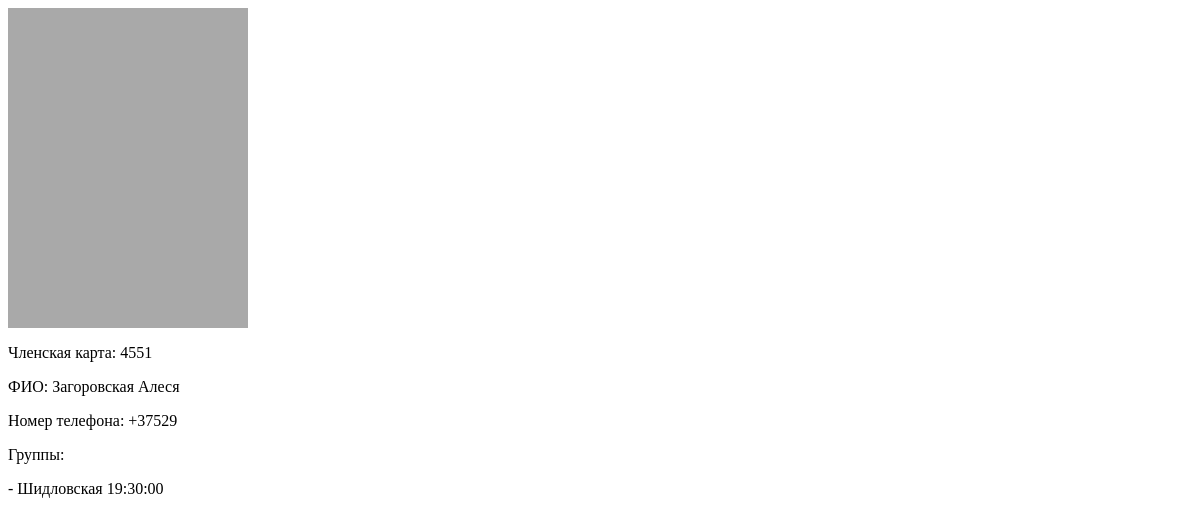
The app's page /client/2, older data.
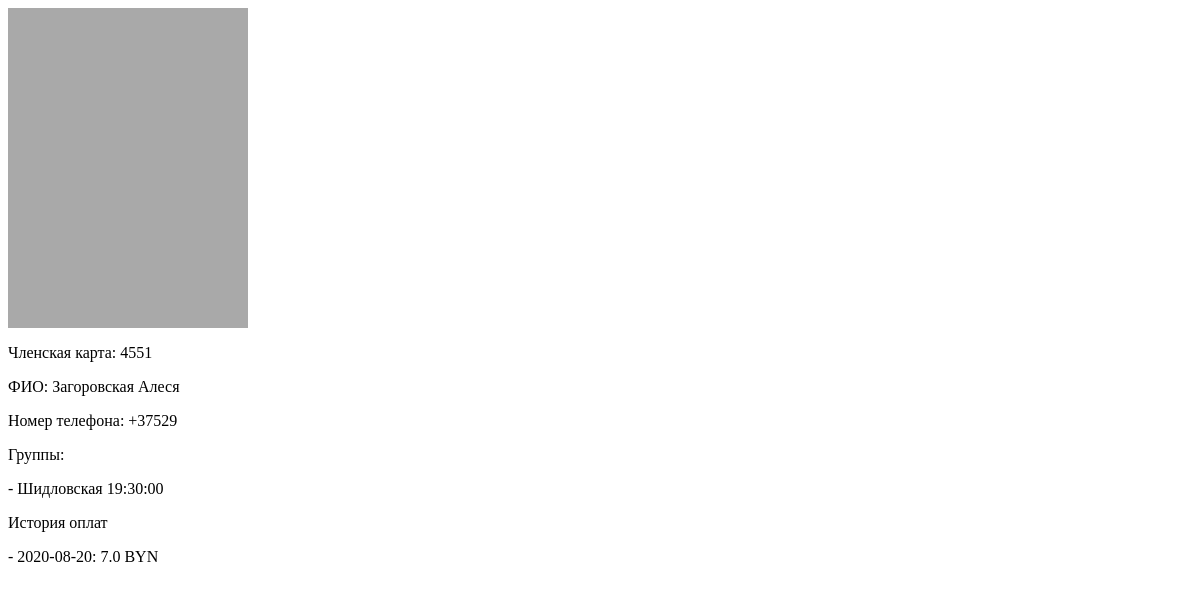
The same page, newer data.
### billing/models.py (models this page shows, shortened)
class Group(models.Model):
    gr_type_choices = [
        ('A', 'Взрослая'),
        ('C', 'Детская')
    ]
    sport_type_choices = [
        ('B', 'Классический бокс'),
        ('T', 'Тайский бокс'),
        ('W', 'Женская группа'),
        ('M', 'ММА')
    ]
    gr_type = models.CharField(verbose_name='Возраст', max_length=1, choices=gr_type_choices, default='A')
    sport_type = models.CharField(verbose_name='Тип', max_length=1, choices = sport_type_choices, default='T')
    time = models.TimeField(verbose_name='Время')
    trener = models.ForeignKey('Trener', verbose_name='Тренер', on_delete=models.PROTECT, null=True, blank=True)
    address = models.ForeignKey('Address', verbose_name='Зал', on_delete=models.PROTECT, null=True, blank=True)
    class Meta:
        verbose_name = 'Группа'
        verbose_name_plural = 'Группы'
    def __str__(self):
        name = self.trener.name.split()[0]
        return ' '.join([name, str(self.time)])

class Trener(models.Model):
    name = models.CharField(max_length=50, verbose_name = 'Имя')
    tel_number = models.CharField(max_length=20, verbose_name = 'Номер телефона')
    info = models.TextField(blank=True, null=False, verbose_name = 'Дополнительная информация')
    class Meta:
        verbose_name = 'Тренер'
        verbose_name_plural = 'Тренеры'

class Payment(models.Model):
    client = models.ForeignKey(Client, on_delete=models.PROTECT, verbose_name='Плательщик')
    amount = models.FloatField(verbose_name='Сумма', default=60)
    payment_to_choices = [
        ('G', 'В группу'),
        ('I', 'Индивидуально')
    ]
    payment_type_choices = [
        ('O', 'Разовый платеж'),
        ('M', 'Месячный взнос')
    ]
    payment_to = models.CharField(max_length=1, choices=payment_to_choices, default='G', verbose_name='Направление оплаты')
    payment_type = models.CharField(max_length=1, choices=payment_type_choices, default='M', verbose_name='Тип оплаты')
    trener = models.ForeignKey(Trener, on_delete=models.PROTECT, verbose_name='Тренер', blank=True, null=True)
    group = models.ForeignKey(Group, on_delete=models.PROTECT, verbose_name='Группа', blank=True, null=True)
    date = models.DateField(verbose_name='Дата оплаты', default=timezone.now)
    def __str__(self):
        if self.trener:
            return f'{self.date}: {self.amount} BYN'
        return f'{self.date}: {self.amount} BYN'
    class Meta:
        verbose_name = 'Оплата'
        verbose_name_plural = 'Оплаты'

### billing/views.py (the view)
# urls.py: path('client/<int:id>', views.detail_client, name='detail_client'),
def detail_client(request, id):
    cli = Client.objects.get(id=id)
    groups = cli.groups.all()
    treners = cli.treners.all()
    payments = cli.payment_set.all()
    return render(request, 'billing/detail_client.html', {
        'client': cli,
        'groups': groups,
        'treners': treners,
        'payments': payments,
    })

### ChinukMaster/templates/billing/detail_client.html (shortened to what this page needs)
{% extends 'billing/base.html' %}
{% block content %}
    <div class="detail-photo">
    </div>
    <div class="detail-info">
        <p>Членская карта: {{client.member_card}}</p>
        <p>ФИО: {{client.name}}</p>
        <p>Номер телефона: {{client.tel_number}}</p>
        {% if client.cl_type == 'G' or client.cl_type == 'B' %}
            <p>Группы:</p>
            {% for group in groups %}
                <p> - {{group}}</p>
            {% endfor %}
        {% endif %}
    </div>
    <div class="payment-history">
        {% if payments %}
            <p>История оплат</p>
            {% for payment in payments %}
                <p> - {{payment}}</p>
            {% endfor %}
        {% endif %}
    </div>
{% endblock %}

Row changes from the older to the newer data that the page shows:
added Payment: trener+date+amount "2020-08-20: 7.0 BYN"
Text that changed along with them:
text now shown: "История оплат"
